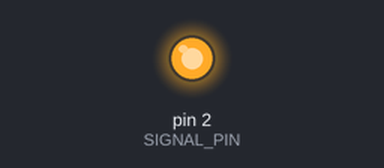
Recording of a sketch running on a simulated Arduino Uno, built with avr-gcc and run on an emulated ATmega328P. On the bench: output pins drawn as LEDs (lit = HIGH).

Above: at 2.5 s.
At 7.5 s:
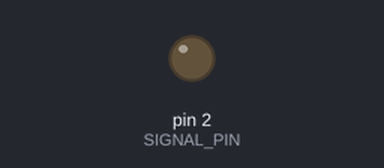
Timing chart, 0 to 13.0 s (numbered marks = the images above):
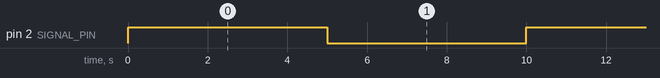

The sketch:

TS3A5018.ino
```cpp
/*

  DigitaSwitch/TS3A5018
  Run a simple example demonstrating the TS3A5018 digital switch

  For info and circuit diagrams see https://github.com/tardate/LittleArduinoProjects/tree/main/Electronics101/DigitaSwitch/TS3A5018

 */

const int SIGNAL_PIN = 2;
const int DELAY      = 5000;

void setup() {
  pinMode(SIGNAL_PIN, OUTPUT);
}

void loop() {
  static boolean output = HIGH;

  digitalWrite(SIGNAL_PIN, output);
  delay(DELAY);

  output = !output;
}
```

Measured:
- by itself, pin 2 (SIGNAL_PIN): alternates HIGH for 5.0 s and LOW for 5.0 s
